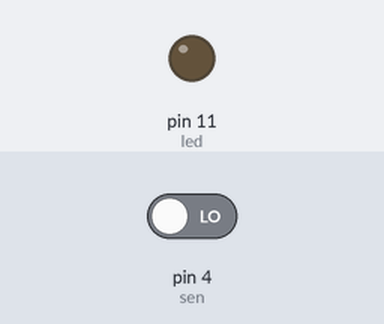
A program run on a simulated MicroPython board. On the bench: output pins drawn as LEDs (lit = HIGH). The inputs (shaded band) are chosen by the test bench; at power-on: pin 4 (sen) LOW.

Above: at 1.2 s.
1.3 s: pin 4 (sen) driven HIGH
At 2.7 s:
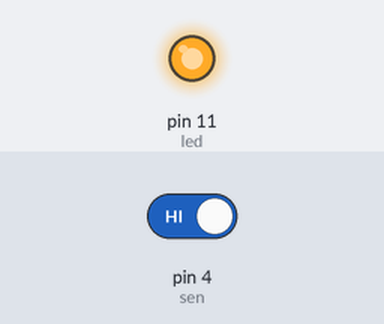
3.0 s: pin 4 (sen) driven LOW
At 3.9 s:
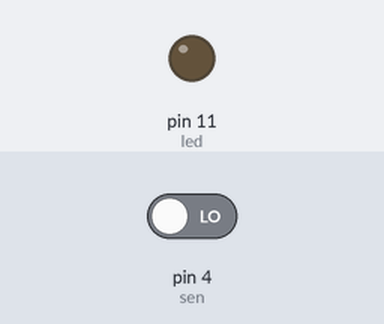
Timing chart, 0 to 6.0 s (numbered marks = the images above; inputs shaded):
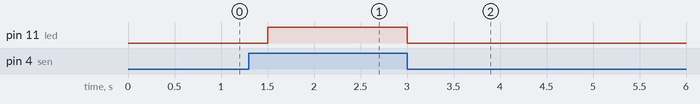

Measured:
- after the input at 1.3 s, pin 11 (led): LOW → HIGH after 0.20 s
- after the input at 3.0 s, pin 11 (led): HIGH → LOW at once

The program:

Main.py
```python
from machine import Pin
from time import sleep
sen = Pin(4, Pin.IN)
led = Pin(11, Pin.OUT)
while True:
    senv = sen.value()
    if senv==1:
        led.value(1)
        sleep(0.5)
    else:
        led.value(0)
        sleep(0.5)
```
